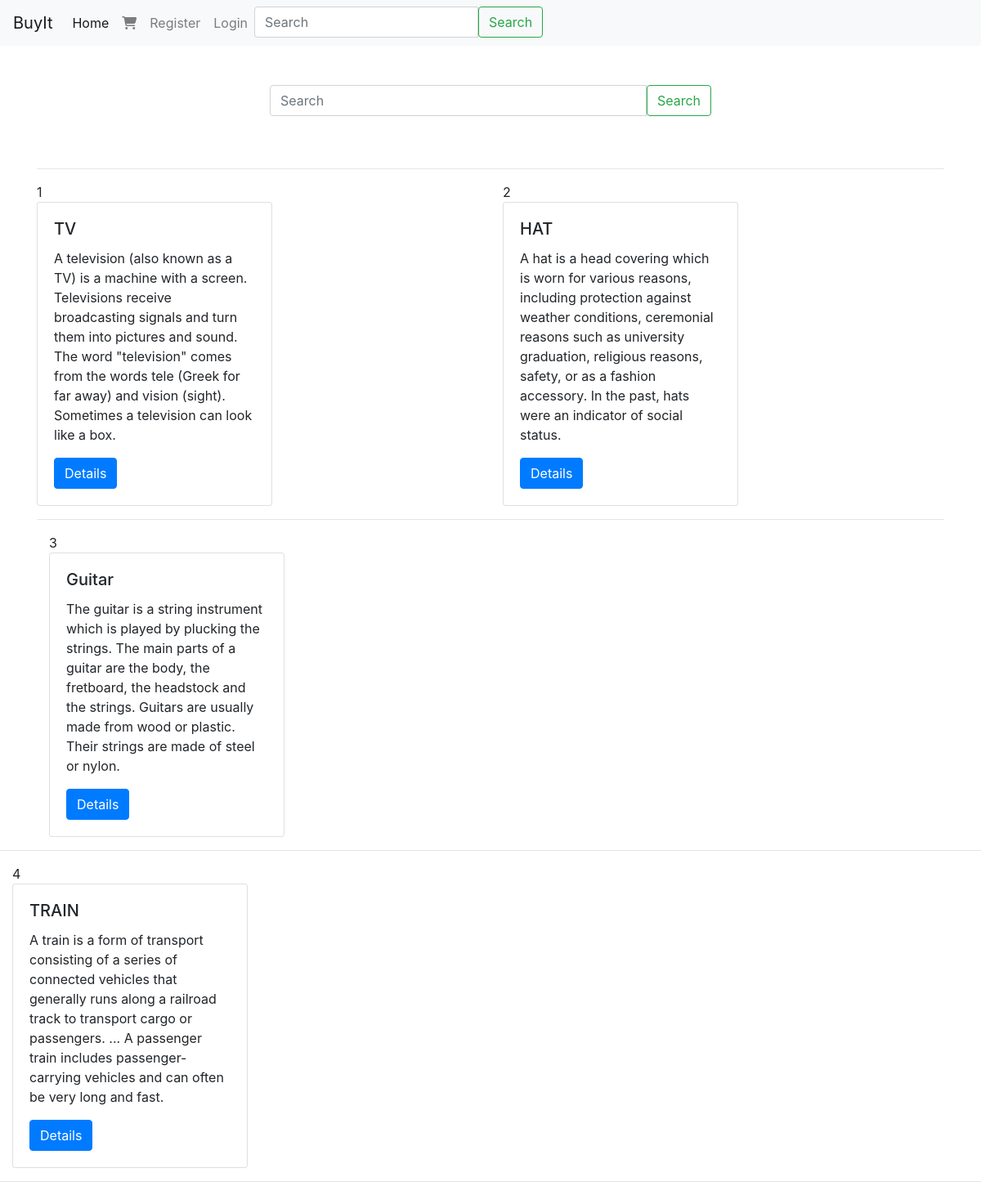
The app's page /search/ with its own data.
### products/models.py (models this page shows, shortened)
class Product(models.Model):
    title=models.CharField(max_length=250)
    description=models.TextField()
    price=models.DecimalField(decimal_places=2,max_digits=5)
    image=models.FileField(upload_to='products/',blank=True,null=True)
    slug=models.SlugField(unique=True)

### search/views.py (the view)
# urls.py: path('',SearchProducttView.as_view(),name='query'),
class SearchProducttView(generic.ListView):
    model = Product
    template_name = 'search/view.html'
    def get_context_data(self, **kwargs):
        context = super(SearchProducttView, self).get_context_data(**kwargs)
        context['query']=self.request.GET.get('q')
        return context
    def get_queryset(self):
        request=self.request
        query=request.GET.get('q',None)
        if query is not None:
            return Product.objects.filter(title__icontains=query)
        return Product.objects.all()

### search/templates/search/view.html (shortened to what this page needs)
{%extends 'base.html'%}
{%block content%}
<div class="row" mb-3>
    {%if request.GET.q%}
    <div class="col-12">
        results for <b>{{request.GET.q}}</b>
    </div>
    {%else%}
    <div class="col-12 col-md-6 mx-auto py-5">
          {% include 'snippets/search_form.html'%}
    </div>
    <div class="col-12">
        <hr>
    </div>
    {%endif%}
</div>
<div class="row">
    {%for object in product_list%}
    <div class="col">
        {{forloop.counter}}
                        <div class="card" style="width: 18rem;">
                            <div class="card-body ml-auto">
                                <h5 class="card-title">{{object.title}}</h5>
                                <p class="card-text">{{object.description}}</p>
                                <a href="{%url 'product_detail' slug=object.slug%}" class="btn btn-primary">Details</a>
                            </div>
                        </div>
            {%if forloop.counter|divisibleby:3 %}
    </div></div>
                <div class="row">
                    <div class="col-12">
                         <hr>
                    </div>
                </div>
            {%elif forloop.counter|divisibleby:2%}
    </div></div>
                <div class="row">
                    <div class="col-12">
                         <hr>
                    </div>
                </div>
            {%else%}
        </div>
            {%endif%}
        {%endfor%}
{%endblock%}

### templates/base.html (shortened to what this page needs)
<!doctype html>
<html lang="en">
<head>
    <link rel="stylesheet" href="https://stackpath.bootstrapcdn.com/bootstrap/4.3.1/css/bootstrap.min.css">
    <link rel="stylesheet" href="https://stackpath.bootstrapcdn.com/font-awesome/4.7.0/css/font-awesome.min.css">
</head>
<body>
{%include 'js/nav.html'%}
<div class="container">
    {%block content%}
    {%endblock%}
</body>
</html>

### templates/js/nav.html (shortened to what this page needs)
<nav class="navbar navbar-expand-lg navbar-light bg-light">
    <a class="navbar-brand" href="{%url 'home'%}">BuyIt</a>
    <div class="collapse navbar-collapse" id="navbarSupportedContent">
        <ul class="navbar-nav mr-auto">
            <li class="nav-item active">
                <a class="nav-link" href="{%url 'product_list'%}">Home <span class="sr-only">Products</span></a>
            </li>
            <a class="nav-link nav-right" href="{%url 'cart:home'%}" tabindex="-1" aria-disabled="true">{{request.session.cart_count}}<i class="fas fa-shopping-cart"></i></a>
            <li class="nav-item">
                {%if user.is_authenticated%}
            <li class="nav-item">
                <a class="nav-link" href="{%url 'logout'%}" tabindex="-1" aria-disabled="true">logout</a>
            </li>
        </ul>
        </li>
        {%else%}
            <li class="nav-item">
                <a class="nav-link" href="{%url 'register'%}" tabindex="-1" aria-disabled="true">Register</a>
            </li>
            <li>
            <a class="nav-link" href="{%url 'login'%}" tabindex="-1" aria-disabled="true">Login</a>
            </li>
        {%endif%}
            {% include 'snippets/search_form.html'%}
    </div>
</nav>

### search/templates/snippets/search_form.html
<form class="form my-2 my-lg-0" action="{%url 'search:query'%}">
    <div class="input-group">
         <input class="form-control " type="search" name="q" placeholder="Search" aria-label="Search"
                value="{{request.GET.q}}">
        <span class="input-group-btn">
            <button class="btn btn-outline-success " type="submit">Search</button>
        </span>
    </div>
</form>

### records on screen
Product: title "TV", description "A television (also known as a TV) is a machine with a screen. Televisions receive broadcasting signals and turn them into pictures and sound. The word \"television\" comes from the words tele (Greek for far away) and vision (sight). Sometimes a television can look like a box."
Product: title "HAT", description "A hat is a head covering which is worn for various reasons, including protection against weather conditions, ceremonial reasons such as university graduation, religious reasons, safety, or as a fashion accessory. In the past, hats were an indicator of social status."
Product: title "Guitar", description "The guitar is a string instrument which is played by plucking the strings. The main parts of a guitar are the body, the fretboard, the headstock and the strings. Guitars are usually made from wood or plastic. Their strings are made of steel or nylon."
Product: title "TRAIN", description "A train is a form of transport consisting of a series of connected vehicles that generally runs along a railroad track to transport cargo or passengers. ... A passenger train includes passenger-carrying vehicles and can often be very long and fast."
